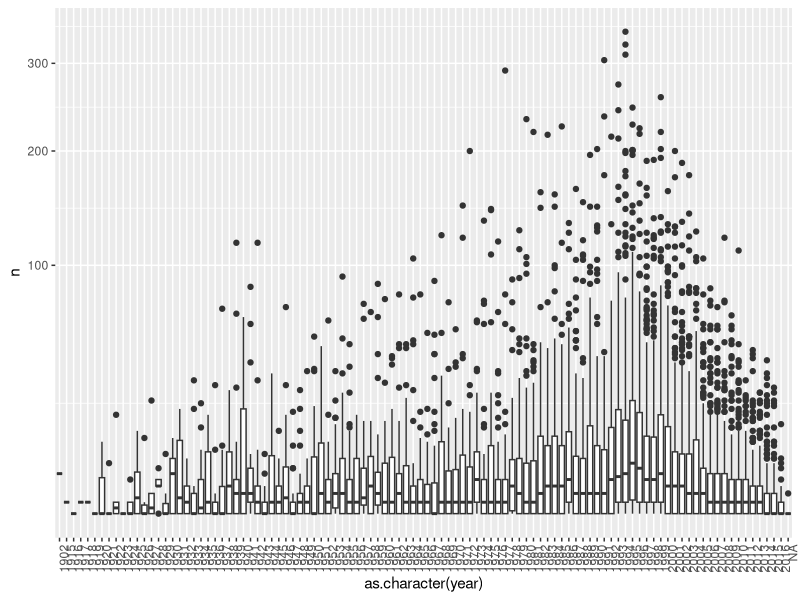
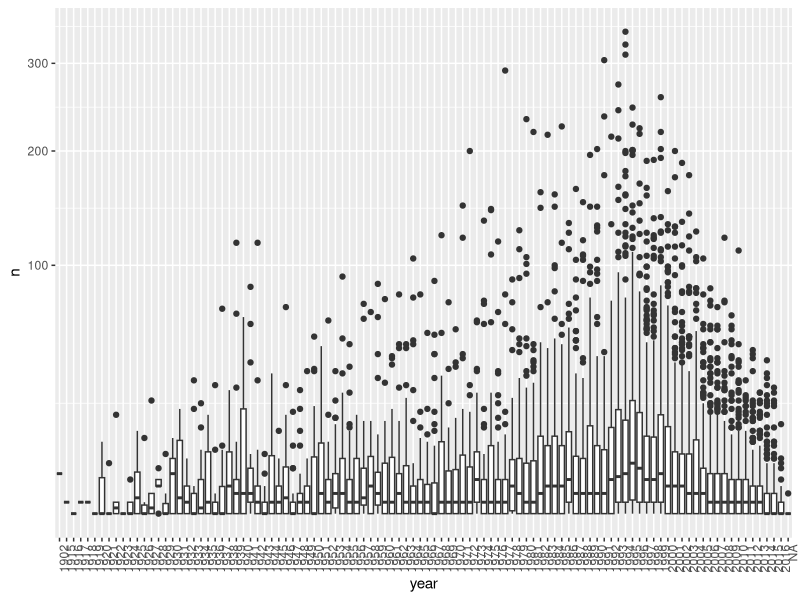
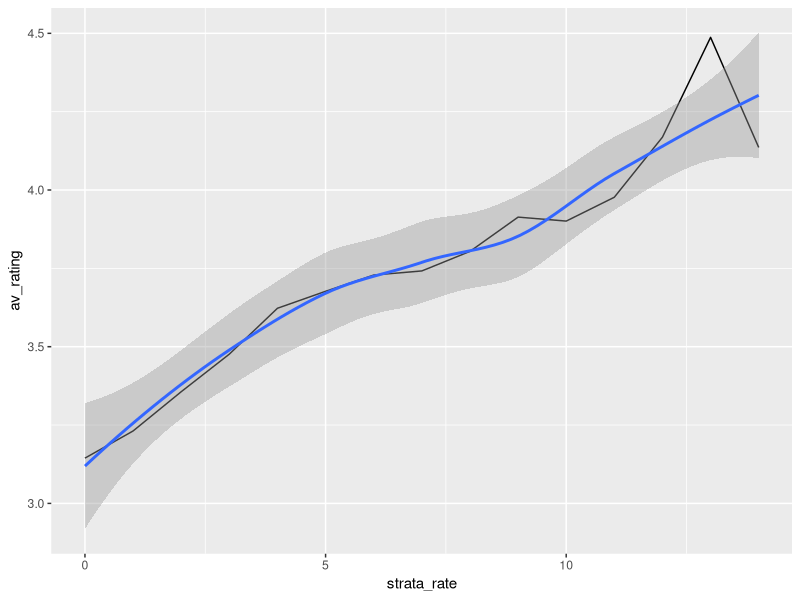
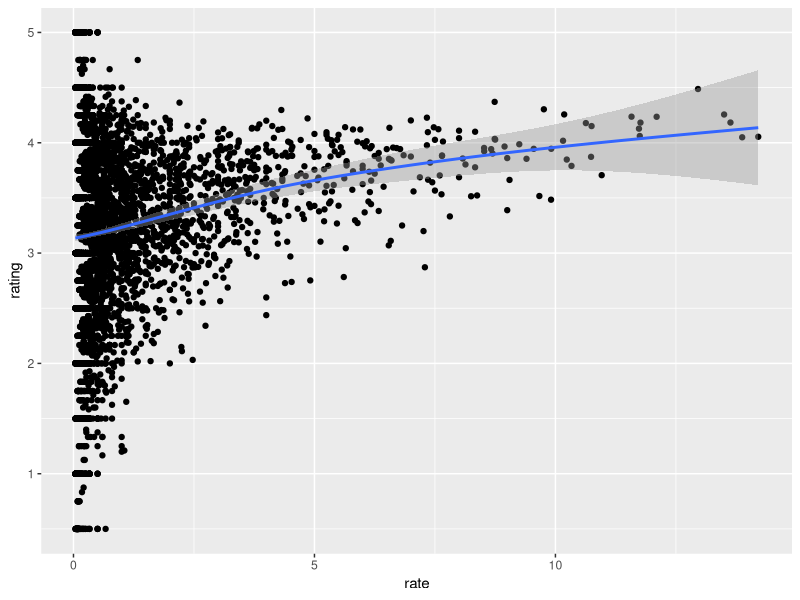
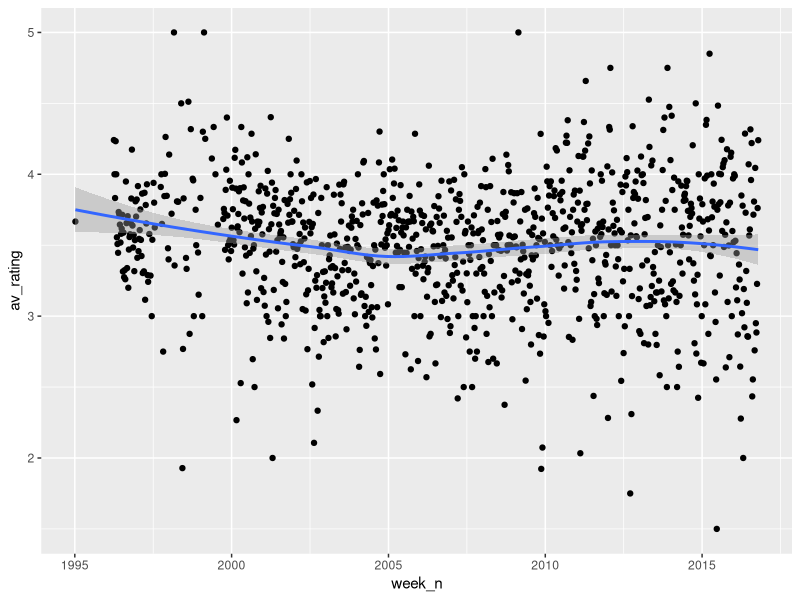
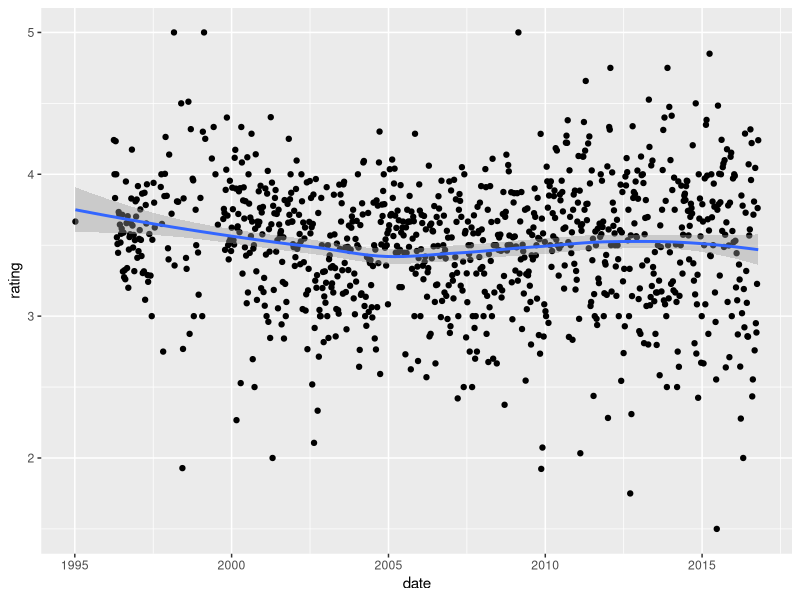

The R script that drew these images, in order:
library(tidyverse)
library(lubridate)
library(dslabs)
data("movielens")

#Q1
n_rating <- movielens %>% 
  group_by(movieId) %>%
  summarize(n = n(), year = first(year))

n_rating %>% ggplot(aes(x = as.character(year), y = n)) + 
              geom_boxplot() + scale_y_sqrt() + 
              theme(axis.text.x = element_text(angle = 90, hjust = 1))

#Harvards solution is better than mine:
movielens %>% group_by(movieId) %>%
  summarize(n = n(), year = as.character(first(year))) %>%
  qplot(year, n, data = ., geom = "boxplot") +
  scale_y_sqrt() +
  theme(axis.text.x = element_text(angle = 90, hjust = 1))


#Q2
n_rating <- movielens %>% 
  filter(year >= 1993) %>%
  group_by(movieId) %>% 
  summarise(n_per_year = mean(n()/(2018 - year)), title = first(title), year = as.character(first(year)))

top_number_rating <- n_rating[order(n_rating$n_per_year, decreasing = TRUE), ] %>% head(25)
  
tst <- movielens %>% group_by(movieId) %>%
  filter(movieId %in% top_number_rating$movieId) %>%
  summarise(title = first(title), av_rating = mean(rating))

merge(x = top_number_rating, y = tst, by = c("movieId", "title"))[c(1,2,4,3,5)]


#Harvards solution is beter again. I forgot about "arrange" function
movielens %>% 
  filter(year >= 1993) %>%
  group_by(movieId) %>%
  summarize(n = n(), years = 2018 - first(year),
            title = title[1],
            rating = mean(rating)) %>%
  mutate(rate = n/years) %>%
  top_n(25, rate) %>%
  arrange(desc(rate))


#Q3
movielens %>% 
  filter(year >= 1993) %>%
  group_by(movieId) %>%
  summarize(n = n(), years = 2018 - first(year),
            title = title[1],
            rating = mean(rating)) %>%
  mutate(strata_rate = round(n/years)) %>% 
  group_by(strata_rate) %>%
  summarise(av_rating = mean(rating)) %>%
  ggplot(aes(strata_rate, av_rating)) +
  geom_line() + geom_smooth()

#My answer is beter than Harvards, no stratification in their one:
movielens %>% 
  filter(year >= 1993) %>%
  group_by(movieId) %>%
  summarize(n = n(), years = 2018 - first(year),
            title = title[1],
            rating = mean(rating)) %>%
  mutate(rate = n/years) %>%
  ggplot(aes(rate, rating)) +
  geom_point() +
  geom_smooth()

#Q5
movielens <- mutate(movielens, date = as_datetime(timestamp))

#Q6
movielens %>% 
  group_by(week_n = round_date(date, unit = "week")) %>%
  summarise(av_rating = mean(rating)) %>%
  ggplot(aes(week_n, av_rating)) +
  geom_point() + geom_smooth()
            

#I don't see any time effect
#harvards solution is exactly the same, trend is the same. I thought it is too small to count :(
movielens %>% mutate(date = round_date(date, unit = "week")) %>%
  group_by(date) %>%
  summarize(rating = mean(rating)) %>%
  ggplot(aes(date, rating)) +
  geom_point() +
  geom_smooth()
